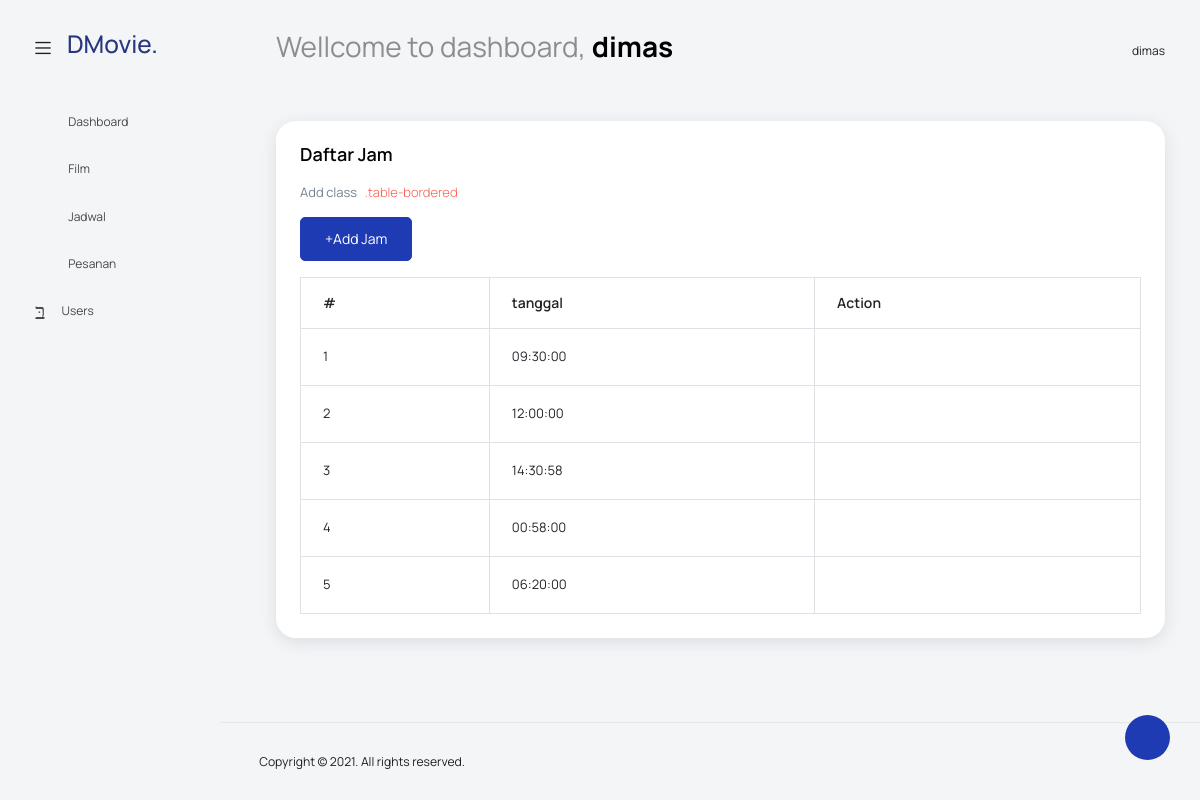
Screenshot of /super-admin/index.php?page=jam (signed in) with the database file from the repository.
### tables this page shows
CREATE TABLE `jam` (
  `id_jam` int(11) NOT NULL,
  `jam` time NOT NULL
);

### super-admin/data-jam.php (the view, shortened to what this page needs)
<?php
$jampage = isset($_GET["jampage"]) ? $_GET["jampage"] : "jam";
if ($jampage === "addjam") {
    formAddjam();
} else if ($jampage === "createjam") {
    insertDataJam();
} else if ($jampage === "updatejam") {
    formUpdateJam();
} else if ($jampage === "updateaction") {
    updateJam();
} else if ($jampage === "delete") {
    deleteJam();
} else {
    getData();
}
function getData()
{
?>
    <div class="col-lg-12 grid-margin stretch-card">
        <div class="card">
            <div class="card-body">
                <h4 class="card-title">Daftar Jam</h4>
                <p class="card-description">
                    Add class <code>.table-bordered</code>
                </p>
                <a href="?page=jam&jampage=addjam" class="btn btn-primary">+Add Jam</a>
                <div class="table-responsive pt-3">
                    <table class="table table-bordered">
                        <thead>
                            <tr>
                                <th>#</th>
                                <th>tanggal</th>
                                <th>Action</th>
                            </tr>
                        </thead>
                        <tbody>
                            <?php
                            $koneksi = getConnection();
                            $query = mysqli_query($koneksi, "SELECT * FROM jam");
                            $no = 1;
                            while ($q = mysqli_fetch_array($query)) {
                            ?>
                                <tr>
                                    <td><?php echo $no++ ?></td>
                                    <td><?php echo $q["jam"] ?></td>
                                    <td>
                                        <div class="d-flex justify-content-center">
                                            <a href="?page=jam&jampage=updatejam&id_jam=<?php echo $q["id_jam"] ?>"><i class="mdi mdi-grease-pencil " style="font-size: 20px;"></i></a>
                                            <a onclick="return confirm('Apakah anda yakin akan menghapus data ini?')" href="?page=jam&jampage=delete&id_jam=<?php echo $q["id_jam"] ?>"><i class="mdi mdi-delete ms-4" style="font-size: 20px;"></i></a>
                                        </div>
                                    </td>
                                </tr>
                            <?php
                            } ?>
                        </tbody>
                    </table>
                </div>
            </div>
        </div>
    </div>
<?php } ?>

### rows the page displays
jam: jam "09:30:00"
jam: jam "12:00:00"
jam: jam "14:30:58"
jam: jam "00:58:00"
jam: jam "06:20:00"

### other values shown
$_SESSION['nama'] "dimas"
